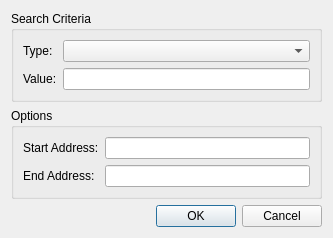
<?xml version="1.0" encoding="UTF-8"?>
<ui version="4.0">
 <class>UIMemorySearch</class>
 <widget class="QDialog" name="UIMemorySearch">
  <property name="geometry">
   <rect>
    <x>0</x>
    <y>0</y>
    <width>333</width>
    <height>217</height>
   </rect>
  </property>
  <property name="windowTitle">
   <string>Memory Search</string>
  </property>
  <layout class="QVBoxLayout" name="verticalLayout_4">
   <item>
    <layout class="QVBoxLayout" name="verticalLayout_3">
     <item>
      <widget class="QGroupBox" name="groupBox">
       <property name="title">
        <string>Search Criteria</string>
       </property>
       <layout class="QVBoxLayout" name="verticalLayout_2">
        <item>
         <layout class="QGridLayout" name="gridLayout">
          <item row="0" column="0">
           <widget class="QLabel" name="label">
            <property name="text">
             <string>Type:</string>
            </property>
           </widget>
          </item>
          <item row="0" column="1">
           <widget class="QComboBox" name="cbType"/>
          </item>
          <item row="1" column="0">
           <widget class="QLabel" name="label_2">
            <property name="text">
             <string>Value:</string>
            </property>
           </widget>
          </item>
          <item row="1" column="1">
           <widget class="QLineEdit" name="leValue"/>
          </item>
         </layout>
        </item>
       </layout>
      </widget>
     </item>
     <item>
      <widget class="QGroupBox" name="groupBox_2">
       <property name="title">
        <string>Options</string>
       </property>
       <layout class="QVBoxLayout" name="verticalLayout">
        <item>
         <layout class="QGridLayout" name="gridLayout_2">
          <item row="0" column="0">
           <widget class="QLabel" name="label_3">
            <property name="text">
             <string>Start Address:</string>
            </property>
           </widget>
          </item>
          <item row="0" column="1">
           <widget class="QLineEdit" name="leStartAddress"/>
          </item>
          <item row="1" column="0">
           <widget class="QLabel" name="label_4">
            <property name="text">
             <string>End Address:</string>
            </property>
           </widget>
          </item>
          <item row="1" column="1">
           <widget class="QLineEdit" name="leEndAddress"/>
          </item>
         </layout>
        </item>
       </layout>
      </widget>
     </item>
     <item>
      <widget class="QDialogButtonBox" name="dbbButtons">
       <property name="standardButtons">
        <set>QDialogButtonBox::Cancel|QDialogButtonBox::Ok</set>
       </property>
      </widget>
     </item>
    </layout>
   </item>
  </layout>
 </widget>
 <resources/>
 <connections>
  <connection>
   <sender>dbbButtons</sender>
   <signal>accepted()</signal>
   <receiver>UIMemorySearch</receiver>
   <slot>accept()</slot>
   <hints>
    <hint type="sourcelabel">
     <x>373</x>
     <y>399</y>
    </hint>
    <hint type="destinationlabel">
     <x>383</x>
     <y>403</y>
    </hint>
   </hints>
  </connection>
  <connection>
   <sender>dbbButtons</sender>
   <signal>rejected()</signal>
   <receiver>UIMemorySearch</receiver>
   <slot>reject()</slot>
   <hints>
    <hint type="sourcelabel">
     <x>467</x>
     <y>399</y>
    </hint>
    <hint type="destinationlabel">
     <x>453</x>
     <y>352</y>
    </hint>
   </hints>
  </connection>
 </connections>
</ui>
